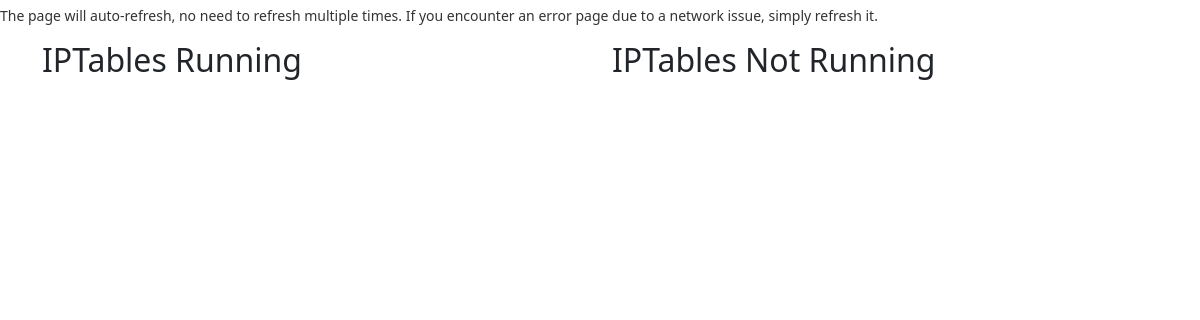
Page /IPTables on the earlier database version.
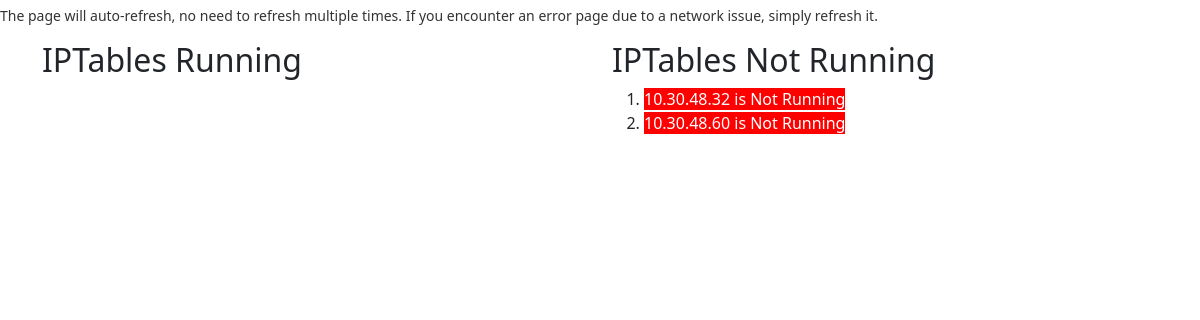
Same page on the later database version.
### Home/models.py (models this page shows, shortened)
class IPTable(models.Model):
    service_name = models.CharField(max_length=200)
    ip1 = models.CharField(max_length=200,blank=True)

### Home/views.py (the view)
# urls.py: path("IPTables", views.IPTables, name='IPTables' ),
def IPTables(request):
    iptable_objs = IPTable.objects.filter(service_name="IPTables")
    base_url = "http://nagios.beta-wspbx.com/nagios/cgi-bin/statusjson.cgi?query=service"
    url_info_list_run = []  # Create an empty list to store URL and info
    url_info_list_nrun = []  # Create an empty list to store URL and info
    for iptable_obj in iptable_objs:
        service_name = iptable_obj.service_name
        ip1 = iptable_obj.ip1
        constructed_url = f"{base_url}&hostname={ip1}&servicedescription={service_name}"
        test = webnagios(constructed_url)
        if test == 'Running':
            url_info_list_run.append(ip1)
        else:
            url_info_list_nrun.append(ip1)
    context = {
        'url_info_list_run': url_info_list_run,  # Pass the list in the context
        'url_info_list_nrun': url_info_list_nrun,  # Pass the list in the context
    }
    return render(request, 'IPTables.html', context)

### Home/views.py (called while the page is built)
def webnagios(passing_url):
    try:
        request_url = passing_url
        username = 'nagiosadmin'
        password = 'Nagios@beta'
        session = requests.Session()
        request = session.get(request_url, auth=HTTPBasicAuth(username, password), verify=False)
        request.raise_for_status()  # Raise an exception for 4xx and 5xx status codes
        data_json = json.loads(request.text)
        plugin_output = data_json['data']['service']['plugin_output']
        sub_str = "OK"
        sub_str1 = "ok"
        if (plugin_output.lower().find(sub_str.lower()) != -1) or (plugin_output.lower().find(sub_str1.lower()) != -1):
            return "Running"
        else:
            return "Not Running"
    except RequestException as e:
        return f"Error: {e}"
    except (KeyError, json.JSONDecodeError) as e:
        return f"Error parsing JSON response: {e}"

### Home/templates/IPTables.html (shortened to what this page needs)
{% extends 'base1.html' %}
{% block body %}
<div class="container">
    <div class="row">
        <div class="col-md-6">
            <h2>IPTables Running</h2>
        </div>
        <div class="col-md-6">
            <h2>IPTables Not Running</h2>
            <ol>
                {% for opp in url_info_list_nrun %}
                    <li><span style="background-color: red; color: white;">{{ opp }} is Not Running</span></li>
                {% endfor %}
            </ol>
        </div>
    </div>
</div>
{% endblock body %}

### Home/templates/base1.html (shortened to what this page needs)
<!doctype html>
<html lang="en">
  <head>
    <link href="https://cdn.jsdelivr.net/npm/bootstrap@5.1.3/dist/css/bootstrap.min.css" rel="stylesheet">
  </head>
  <body>
    <nav class="navbar d-flex align-items-start flex-column">
      <b><h4 class="text-center" style="color: #333; font-size: 14px;">The page will auto-refresh, no need to refresh multiple times. If you encounter an error page due to a network issue, simply refresh it.</h4></b>
    </nav>
{% block body %}{% endblock body %}
  </body>
</html>

Differences in the rows shown:
added IPTable: url_info_list_nrun "10.30.48.32"
added IPTable: url_info_list_nrun "10.30.48.60"
Other differences:
new list line: "is Not Running"
